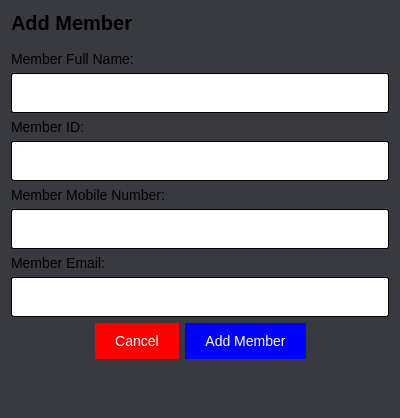
<?xml version="1.0" encoding="UTF-8"?>
<ui version="4.0">
 <class>Dialog</class>
 <widget class="QDialog" name="Dialog">
  <property name="geometry">
   <rect>
    <x>0</x>
    <y>0</y>
    <width>400</width>
    <height>418</height>
   </rect>
  </property>
  <property name="windowTitle">
   <string>Dialog</string>
  </property>
  <property name="styleSheet">
   <string notr="true">QDialog {
background-color: #393A3F;
}
QLineEdit {
padding: 10px;
border-radius: 2px;
border: 1px solid black;
color: black;
background-color: white;
font-size: 14px;
}
#cancel_book_add, #add_new_book_button {
padding: 10px 20px;
color: white;
font-size: 14px;
border: none;
}
#add_new_book_button {
background-color: blue;
}
#cancel_book_add {
background-color: red;
}</string>
  </property>
  <layout class="QVBoxLayout" name="verticalLayout_5">
   <item>
    <widget class="QLabel" name="label">
     <property name="styleSheet">
      <string notr="true">font-weight: bold;
font-size: 20px;</string>
     </property>
     <property name="text">
      <string>Add Member</string>
     </property>
    </widget>
   </item>
   <item>
    <spacer name="verticalSpacer_2">
     <property name="orientation">
      <enum>Qt::Orientation::Vertical</enum>
     </property>
     <property name="sizeType">
      <enum>QSizePolicy::Policy::Fixed</enum>
     </property>
     <property name="sizeHint" stdset="0">
      <size>
       <width>20</width>
       <height>10</height>
      </size>
     </property>
    </spacer>
   </item>
   <item>
    <layout class="QVBoxLayout" name="verticalLayout_4">
     <item>
      <widget class="QLabel" name="label_2">
       <property name="styleSheet">
        <string notr="true">font-size: 14px;</string>
       </property>
       <property name="text">
        <string>Member Full Name:</string>
       </property>
      </widget>
     </item>
     <item>
      <widget class="QLineEdit" name="new_member_full_name">
       <property name="styleSheet">
        <string notr="true"/>
       </property>
      </widget>
     </item>
    </layout>
   </item>
   <item>
    <layout class="QVBoxLayout" name="verticalLayout_3">
     <item>
      <widget class="QLabel" name="label_3">
       <property name="styleSheet">
        <string notr="true">font-size: 14px;</string>
       </property>
       <property name="text">
        <string>Member ID:</string>
       </property>
      </widget>
     </item>
     <item>
      <widget class="QLineEdit" name="new_member_id"/>
     </item>
    </layout>
   </item>
   <item>
    <layout class="QVBoxLayout" name="verticalLayout_2">
     <item>
      <widget class="QLabel" name="label_4">
       <property name="styleSheet">
        <string notr="true">font-size: 14px;</string>
       </property>
       <property name="text">
        <string>Member Mobile Number:</string>
       </property>
      </widget>
     </item>
     <item>
      <widget class="QLineEdit" name="new_member_number"/>
     </item>
    </layout>
   </item>
   <item>
    <layout class="QVBoxLayout" name="verticalLayout">
     <item>
      <widget class="QLabel" name="label_5">
       <property name="styleSheet">
        <string notr="true">font-size: 14px;</string>
       </property>
       <property name="text">
        <string>Member Email:</string>
       </property>
      </widget>
     </item>
     <item>
      <widget class="QLineEdit" name="new_member_email"/>
     </item>
    </layout>
   </item>
   <item>
    <layout class="QHBoxLayout" name="horizontalLayout">
     <item>
      <spacer name="horizontalSpacer_2">
       <property name="orientation">
        <enum>Qt::Orientation::Horizontal</enum>
       </property>
       <property name="sizeHint" stdset="0">
        <size>
         <width>40</width>
         <height>20</height>
        </size>
       </property>
      </spacer>
     </item>
     <item>
      <widget class="QPushButton" name="cancel_book_add">
       <property name="styleSheet">
        <string notr="true"/>
       </property>
       <property name="text">
        <string>Cancel</string>
       </property>
      </widget>
     </item>
     <item>
      <widget class="QPushButton" name="add_new_book_button">
       <property name="styleSheet">
        <string notr="true">padding: 10px 20px;
color: white;
background-color: blue;
font-size: 14px;
border: none;</string>
       </property>
       <property name="text">
        <string>Add Member</string>
       </property>
      </widget>
     </item>
     <item>
      <spacer name="horizontalSpacer">
       <property name="orientation">
        <enum>Qt::Orientation::Horizontal</enum>
       </property>
       <property name="sizeHint" stdset="0">
        <size>
         <width>40</width>
         <height>20</height>
        </size>
       </property>
      </spacer>
     </item>
    </layout>
   </item>
   <item>
    <spacer name="verticalSpacer">
     <property name="orientation">
      <enum>Qt::Orientation::Vertical</enum>
     </property>
     <property name="sizeHint" stdset="0">
      <size>
       <width>20</width>
       <height>40</height>
      </size>
     </property>
    </spacer>
   </item>
  </layout>
 </widget>
 <resources/>
 <connections/>
</ui>
